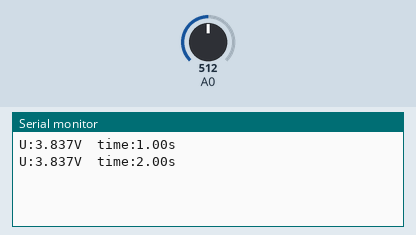
A sketch run on a simulated Arduino Uno, built with avr-gcc and run on an emulated ATmega328P. On the bench: the last lines printed to the serial monitor. The inputs (shaded band) are chosen by the test bench; at power-on: A0 = 512.

Above: at 1.8 s.
1.9 s: A0 set to 716
At 2.8 s:
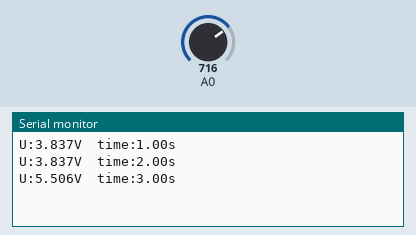
3.4 s: A0 set to 900
At 4.5 s:
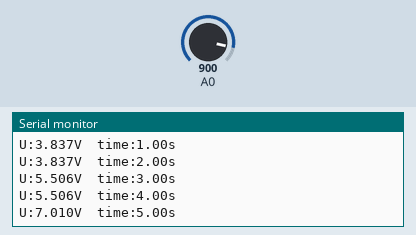
Timing chart, 0 to 6.4 s (numbered marks = the images above; inputs shaded):
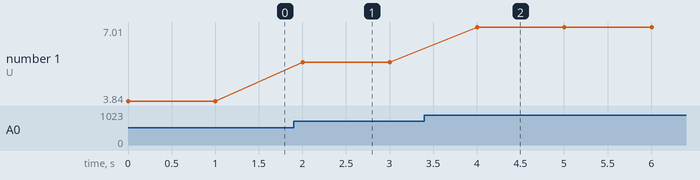

The sketch:

voltage_detection.ino
```cpp
// (licence header left out)
float Voltage = 0;
float time = 0;

/**
* Function       setup
* @author        Danny
* @date          2017.07.25
* @brief         Initialization configuration
* @param[in]     void
* @retval        void
* @par History   no
*/
void setup()
{
  Serial.begin(9600);
}

/**
* Function       loop
* @author        Danny
* @date          2017.07.25
* @brief         Read the collected voltage value,
                 print once every second through the serial port
* @param[in]     void
* @retval        void
* @par History   no
*/
void loop()
{
  time =  time + 1;
  Voltage = analogRead(A0);
  Voltage = (Voltage / 1023) * 4.98 * 1.68 - 0.35 ;
  //Voltage is port A0 collect value of ad（0-1023），
  //（R14+R15）/R15=1.68，R14=68K,R15=100K）。
  //The 0.35 is the adjustment value due to the accuracy of the resistor。

  Serial.print("U:");
  Serial.print(Voltage , 3);
  Serial.print("V");
  Serial.print("  time:");
  Serial.print(time);
  Serial.println("s");

  delay(1000);
}
```

Measured:
- after the input at 1.9 s, the serial monitor: prints a new line after 0.10 s (image 1)
- after the input at 3.4 s, the serial monitor: prints a new line after 0.60 s (image 2)
- plotted number 1: 3.84 → 5.51 after the input at 1.9 s, 5.51 → 7.01 after the input at 3.4 s
